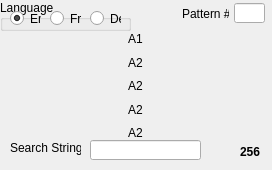
   <widget class="QWidget" name="miniCalcWidget" native="true">
    <property name="geometry">
     <rect>
      <x>0</x>
      <y>0</y>
      <width>272</width>
      <height>170</height>
     </rect>
    </property>
    <widget class="QLineEdit" name="MiniStringSearch">
     <property name="geometry">
      <rect>
       <x>90</x>
       <y>140</y>
       <width>111</width>
       <height>20</height>
      </rect>
     </property>
    </widget>
    <widget class="QLabel" name="miniStringSearchLabel">
     <property name="geometry">
      <rect>
       <x>10</x>
       <y>140</y>
       <width>71</width>
       <height>16</height>
      </rect>
     </property>
     <property name="text">
      <string>Search String:</string>
     </property>
    </widget>
    <widget class="QLineEdit" name="minipatternNumInput">
     <property name="geometry">
      <rect>
       <x>234</x>
       <y>3</y>
       <width>31</width>
       <height>20</height>
      </rect>
     </property>
     <property name="clearButtonEnabled">
      <bool>false</bool>
     </property>
    </widget>
    <widget class="QLabel" name="minipatternNumLabel">
     <property name="geometry">
      <rect>
       <x>182</x>
       <y>7</y>
       <width>47</width>
       <height>13</height>
      </rect>
     </property>
     <property name="text">
      <string>Pattern #:</string>
     </property>
    </widget>
    <widget class="QGroupBox" name="miniLanguageBox">
     <property name="geometry">
      <rect>
       <x>0</x>
       <y>0</y>
       <width>131</width>
       <height>31</height>
      </rect>
     </property>
     <property name="title">
      <string>Language</string>
     </property>
     <widget class="QRadioButton" name="miniEnRadioButton">
      <property name="geometry">
       <rect>
        <x>10</x>
        <y>10</y>
        <width>31</width>
        <height>17</height>
       </rect>
      </property>
      <property name="text">
       <string>En</string>
      </property>
      <property name="checked">
       <bool>true</bool>
      </property>
     </widget>
     <widget class="QRadioButton" name="miniFrRadioButton">
      <property name="geometry">
       <rect>
        <x>50</x>
        <y>10</y>
        <width>31</width>
        <height>17</height>
       </rect>
      </property>
      <property name="text">
       <string>Fr</string>
      </property>
     </widget>
     <widget class="QRadioButton" name="miniDeRadioButton">
      <property name="geometry">
       <rect>
        <x>90</x>
        <y>10</y>
        <width>31</width>
        <height>17</height>
       </rect>
      </property>
      <property name="text">
       <string>De</string>
      </property>
     </widget>
    </widget>
    <widget class="QLabel" name="miniremainingPatterns">
     <property name="geometry">
      <rect>
       <x>240</x>
       <y>141</y>
       <width>31</width>
       <height>21</height>
      </rect>
     </property>
     <property name="font">
      <font>
       <weight>75</weight>
       <bold>true</bold>
       <underline>false</underline>
      </font>
     </property>
     <property name="text">
      <string>256</string>
     </property>
    </widget>
    <widget class="QWidget" name="miniAnswers" native="true">
     <property name="geometry">
      <rect>
       <x>0</x>
       <y>30</y>
       <width>271</width>
       <height>111</height>
      </rect>
     </property>
     <layout class="QVBoxLayout" name="questionGrid_2">
      <item>
       <widget class="QRightClickButton" name="MiniAns_1">
        <property name="sizePolicy">
         <sizepolicy hsizetype="Minimum" vsizetype="Fixed">
          <horstretch>0</horstretch>
          <verstretch>0</verstretch>
         </sizepolicy>
        </property>
        <property name="maximumSize">
         <size>
          <width>16777215</width>
          <height>500</height>
         </size>
        </property>
        <property name="font">
         <font>
          <strikeout>false</strikeout>
         </font>
        </property>
        <property name="text">
         <string>A1</string>
        </property>
        <property name="iconSize">
         <size>
          <width>0</width>
          <height>0</height>
         </size>
        </property>
        <property name="checkable">
         <bool>false</bool>
        </property>
        <property name="autoDefault">
         <bool>false</bool>
        </property>
        <property name="default">
         <bool>true</bool>
        </property>
        <property name="flat">
         <bool>true</bool>
        </property>
       </widget>
      </item>
      <item>
       <widget class="QRightClickButton" name="MiniAns_2">
        <property name="sizePolicy">
         <sizepolicy hsizetype="Minimum" vsizetype="Fixed">
          <horstretch>0</horstretch>
          <verstretch>0</verstretch>
         </sizepolicy>
        </property>
        <property name="maximumSize">
         <size>
          <width>16777215</width>
          <height>500</height>
         </size>
        </property>
        <property name="font">
         <font>
          <strikeout>false</strikeout>
         </font>
        </property>
        <property name="text">
         <string>A2</string>
        </property>
        <property name="iconSize">
         <size>
          <width>0</width>
          <height>0</height>
         </size>
        </property>
        <property name="checkable">
         <bool>false</bool>
        </property>
        <property name="autoDefault">
         <bool>false</bool>
        </property>
        <property name="default">
         <bool>true</bool>
        </property>
        <property name="flat">
         <bool>true</bool>
        </property>
       </widget>
      </item>
      <item>
       <widget class="QRightClickButton" name="MiniAns_3">
        <property name="sizePolicy">
         <sizepolicy hsizetype="Minimum" vsizetype="Fixed">
          <horstretch>0</horstretch>
          <verstretch>0</verstretch>
         </sizepolicy>
        </property>
        <property name="maximumSize">
         <size>
          <width>16777215</width>
          <height>500</height>
         </size>
        </property>
        <property name="font">
         <font>
          <strikeout>false</strikeout>
         </font>
        </property>
        <property name="text">
         <string>A2</string>
        </property>
        <property name="iconSize">
         <size>
          <width>0</width>
          <height>0</height>
         </size>
        </property>
        <property name="checkable">
         <bool>false</bool>
        </property>
        <property name="autoDefault">
         <bool>false</bool>
        </property>
        <property name="default">
         <bool>true</bool>
        </property>
        <property name="flat">
         <bool>true</bool>
        </property>
       </widget>
      </item>
      <item>
       <widget class="QRightClickButton" name="MiniAns_4">
        <property name="sizePolicy">
         <sizepolicy hsizetype="Minimum" vsizetype="Fixed">
          <horstretch>0</horstretch>
          <verstretch>0</verstretch>
         </sizepolicy>
        </property>
        <property name="maximumSize">
         <size>
          <width>16777215</width>
          <height>500</height>
         </size>
        </property>
        <property name="font">
         <font>
          <strikeout>false</strikeout>
         </font>
        </property>
        <property name="text">
         <string>A2</string>
        </property>
        <property name="iconSize">
         <size>
          <width>0</width>
          <height>0</height>
         </size>
        </property>
        <property name="checkable">
         <bool>false</bool>
        </property>
        <property name="autoDefault">
         <bool>false</bool>
        </property>
        <property name="default">
         <bool>true</bool>
        </property>
        <property name="flat">
         <bool>true</bool>
        </property>
       </widget>
      </item>
      <item>
       <widget class="QRightClickButton" name="MiniAns_5">
        <property name="sizePolicy">
         <sizepolicy hsizetype="Minimum" vsizetype="Fixed">
          <horstretch>0</horstretch>
          <verstretch>0</verstretch>
         </sizepolicy>
        </property>
        <property name="maximumSize">
         <size>
          <width>16777215</width>
          <height>500</height>
         </size>
        </property>
        <property name="font">
         <font>
          <strikeout>false</strikeout>
         </font>
        </property>
        <property name="text">
         <string>A2</string>
        </property>
        <property name="iconSize">
         <size>
          <width>0</width>
          <height>0</height>
         </size>
        </property>
        <property name="checkable">
         <bool>false</bool>
        </property>
        <property name="autoDefault">
         <bool>false</bool>
        </property>
        <property name="default">
         <bool>true</bool>
        </property>
        <property name="flat">
         <bool>true</bool>
        </property>
       </widget>
      </item>
     </layout>
    </widget>
   </widget>
